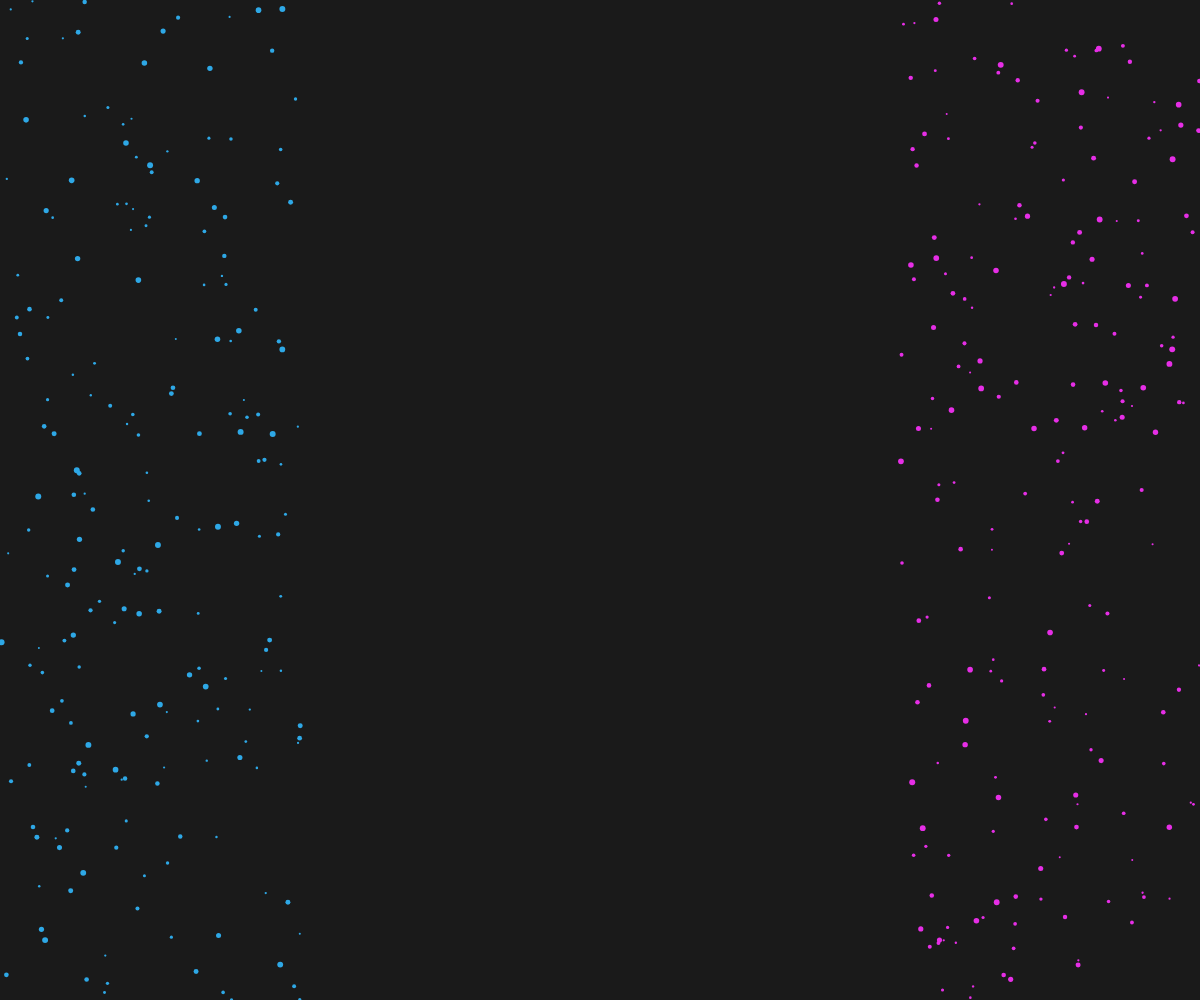
Frame 1 (no input)
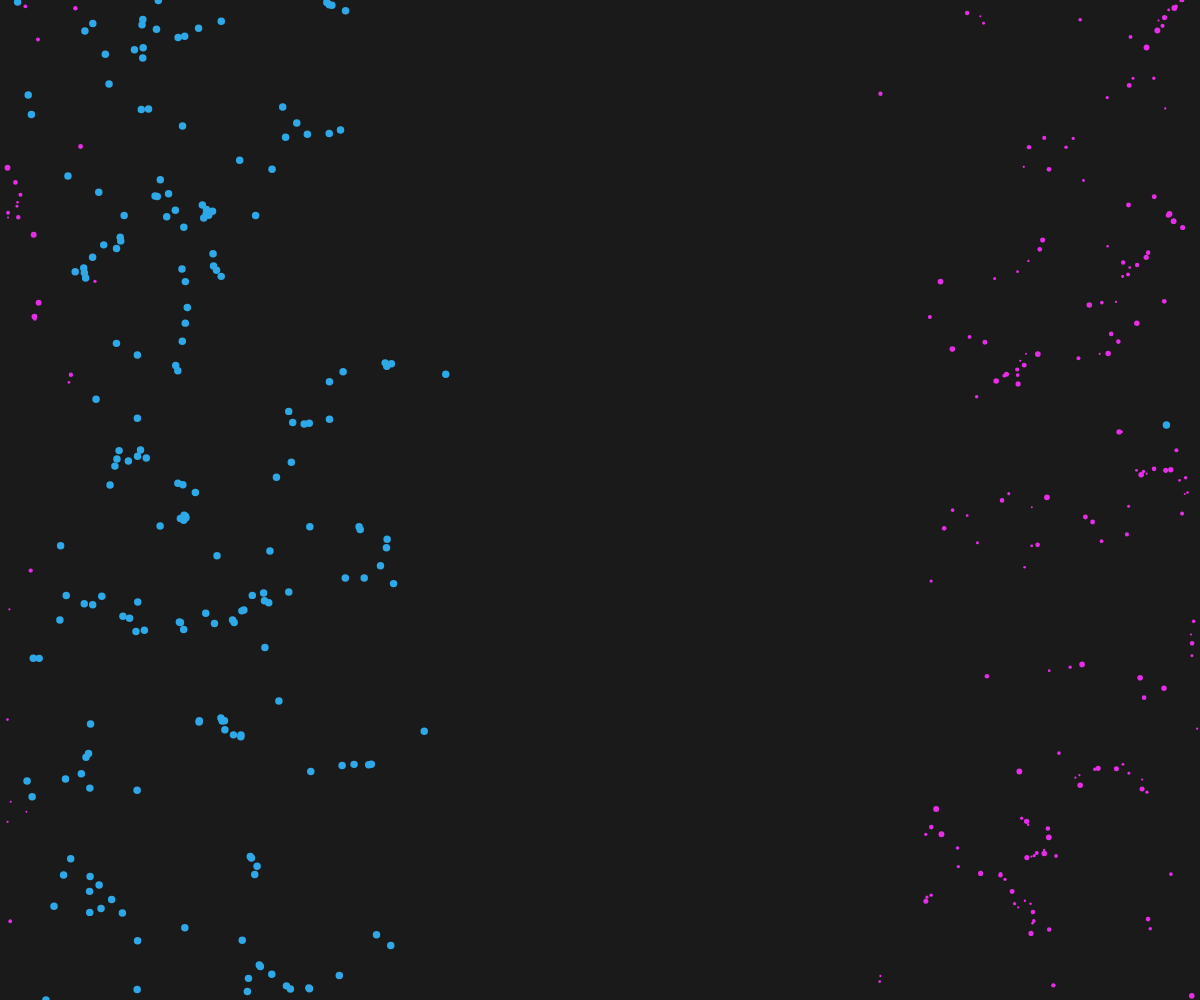
Frame 60 (no input)
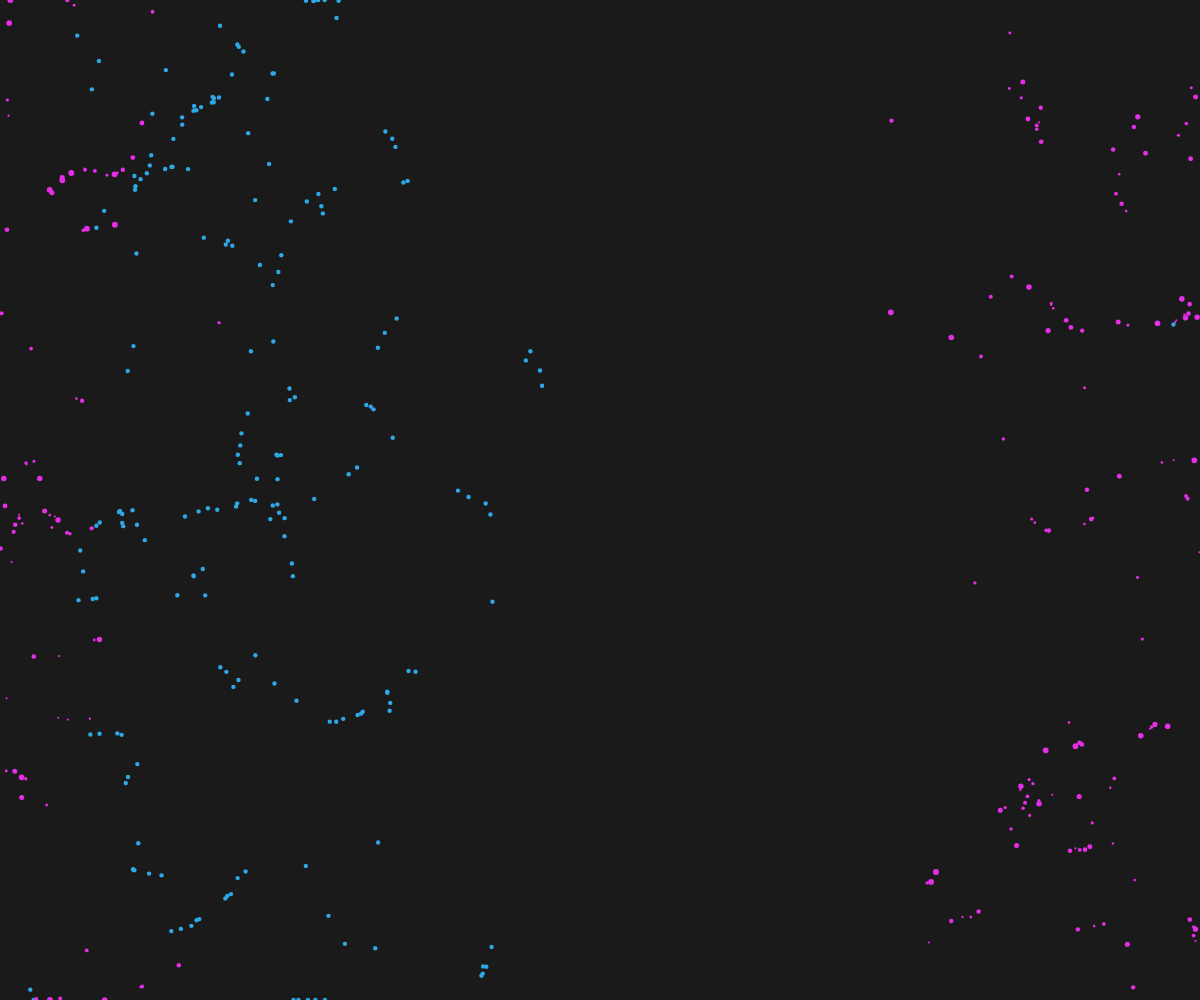
Frame 120 (the mouse pressed at the canvas centre since frame 60)

The p5.js sketch that drew these frames (run headless with seeded random() and noise() and a simulated clock; from frame 60 on, the mouse is pressed at the canvas centre):

// p5.js sketch
// ── sketch.js
let particles1 = [];
let particles2 = [];
let flowField;
let noiseScale = 0.02;
let noiseStrength = 0.5;
let pulsePhase = 0;

class Particle {
  constructor(x, y, color) {
    this.pos = createVector(x, y);
    this.vel = createVector(0, 0);
    this.acc = createVector(0, 0);
    this.color = color;
    this.size = random(2, 6);
    this.maxSpeed = random(1, 3);
  }

  applyForce(force) {
    this.acc.add(force);
  }

  update() {
    this.vel.add(this.acc);
    this.vel.limit(this.maxSpeed);
    this.pos.add(this.vel);
    this.acc.mult(0);
  }

  display() {
    noStroke();
    fill(this.color);
    ellipse(this.pos.x, this.pos.y, this.size);
  }

  checkEdges() {
    if (this.pos.x > width) this.pos.x = 0;
    if (this.pos.x < 0) this.pos.x = width;
    if (this.pos.y > height) this.pos.y = 0;
    if (this.pos.y < 0) this.pos.y = height;
  }
}

function setup() {
  createCanvas(windowWidth, windowHeight);
  colorMode(HSB, 360, 100, 100, 1);

  // Create two streams of particles
  for (let i = 0; i < 200; i++) {
    particles1.push(new Particle(random(width/4), random(height), color(200, 80, 90)));
    particles2.push(new Particle(random(width*3/4, width), random(height), color(300, 80, 90)));
  }

  // Initialize flow field
  flowField = new Array(width * height).fill(0);
}

function draw() {
  background(0, 0, 10);

  pulsePhase += 0.02;

  // Update and display particles
  for (let i = 0; i < particles1.length; i++) {
    let p1 = particles1[i];
    
    // Flow field force
    let n = noise(p1.pos.x * noiseScale, p1.pos.y * noiseScale, pulsePhase);
    let angle = map(n, 0, 1, 0, TWO_PI * 2);
    let force = p5.Vector.fromAngle(angle);
    force.mult(noiseStrength);
    
    p1.applyForce(force);
    p1.update();
    p1.checkEdges();
    p1.display();
  }

  for (let i = 0; i < particles2.length; i++) {
    let p2 = particles2[i];
    
    // Flow field force with different phase
    let n = noise(p2.pos.x * noiseScale, p2.pos.y * noiseScale, pulsePhase + 10);
    let angle = map(n, 0, 1, 0, TWO_PI * 2);
    let force = p5.Vector.fromAngle(angle);
    force.mult(noiseStrength);
    
    p2.applyForce(force);
    p2.update();
    p2.checkEdges();
    p2.display();
  }

  // Pulsing effect for one stream
  let pulse = sin(pulsePhase * 2) * 0.3 + 0.7;
  for (let i = 0; i < particles1.length; i++) {
    particles1[i].size = map(pulse, 0, 1, 2, 8);
  }
}

function windowResized() {
  resizeCanvas(windowWidth, windowHeight);
}
